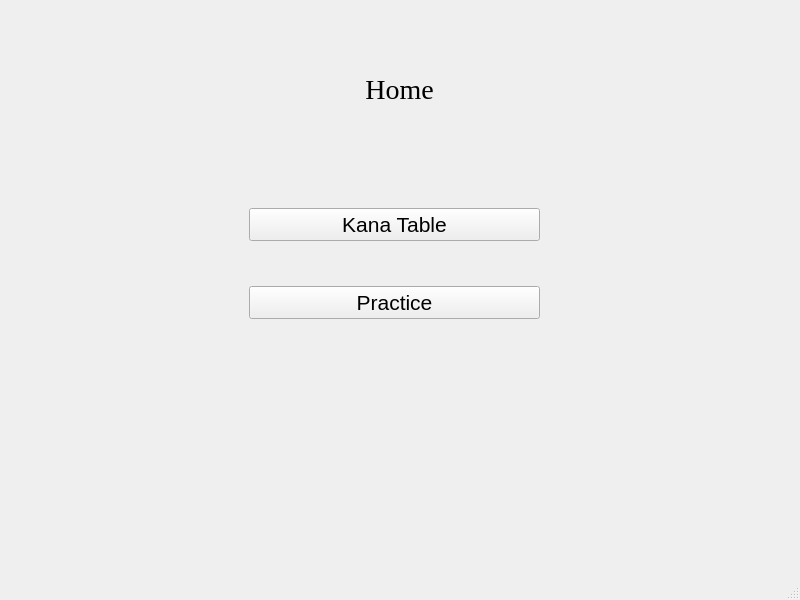
<?xml version="1.0" encoding="UTF-8"?>
<ui version="4.0">
 <class>MainWindow</class>
 <widget class="QMainWindow" name="MainWindow">
  <property name="geometry">
   <rect>
    <x>0</x>
    <y>0</y>
    <width>800</width>
    <height>600</height>
   </rect>
  </property>
  <property name="windowTitle">
   <string>MainWindow</string>
  </property>
  <widget class="QWidget" name="centralwidget">
   <widget class="QStackedWidget" name="stackedWidget">
    <property name="enabled">
     <bool>true</bool>
    </property>
    <property name="geometry">
     <rect>
      <x>-1</x>
      <y>-21</y>
      <width>801</width>
      <height>601</height>
     </rect>
    </property>
    <widget class="QWidget" name="page">
     <widget class="QLabel" name="label">
      <property name="geometry">
       <rect>
        <x>0</x>
        <y>70</y>
        <width>801</width>
        <height>81</height>
       </rect>
      </property>
      <property name="font">
       <font>
        <family>Times New Roman</family>
        <pointsize>21</pointsize>
       </font>
      </property>
      <property name="text">
       <string>Home</string>
      </property>
      <property name="textFormat">
       <enum>Qt::TextFormat::AutoText</enum>
      </property>
      <property name="alignment">
       <set>Qt::AlignmentFlag::AlignCenter</set>
      </property>
      <property name="indent">
       <number>-1</number>
      </property>
     </widget>
     <widget class="QWidget" name="verticalLayoutWidget">
      <property name="geometry">
       <rect>
        <x>250</x>
        <y>190</y>
        <width>291</width>
        <height>191</height>
       </rect>
      </property>
      <layout class="QVBoxLayout" name="verticalLayout">
       <item>
        <widget class="QPushButton" name="btnKanaTable">
         <property name="font">
          <font>
           <pointsize>16</pointsize>
          </font>
         </property>
         <property name="text">
          <string>Kana Table</string>
         </property>
        </widget>
       </item>
       <item>
        <widget class="QPushButton" name="btnPractice">
         <property name="font">
          <font>
           <pointsize>16</pointsize>
          </font>
         </property>
         <property name="text">
          <string>Practice</string>
         </property>
        </widget>
       </item>
      </layout>
     </widget>
    </widget>
    <widget class="QWidget" name="page_2"/>
   </widget>
  </widget>
  <widget class="QMenuBar" name="menubar">
   <property name="geometry">
    <rect>
     <x>0</x>
     <y>0</y>
     <width>800</width>
     <height>21</height>
    </rect>
   </property>
  </widget>
  <widget class="QStatusBar" name="statusbar"/>
 </widget>
 <resources/>
 <connections/>
</ui>
